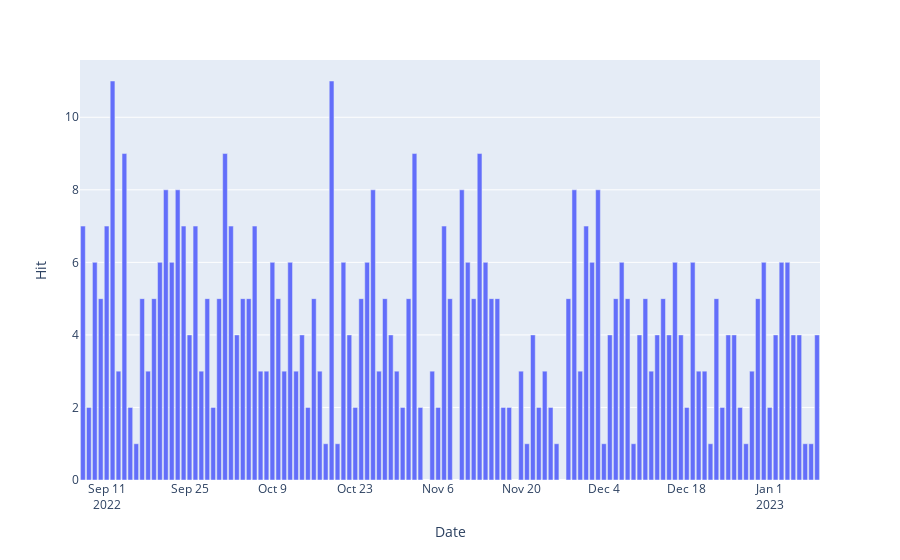

Here is the notebook cell this chart was saved with:
### Markdown cell above
## 2. Result

### Code cell
fig = px.bar(NatSq_hits, x='Date', y='Hit')
fig.show()
